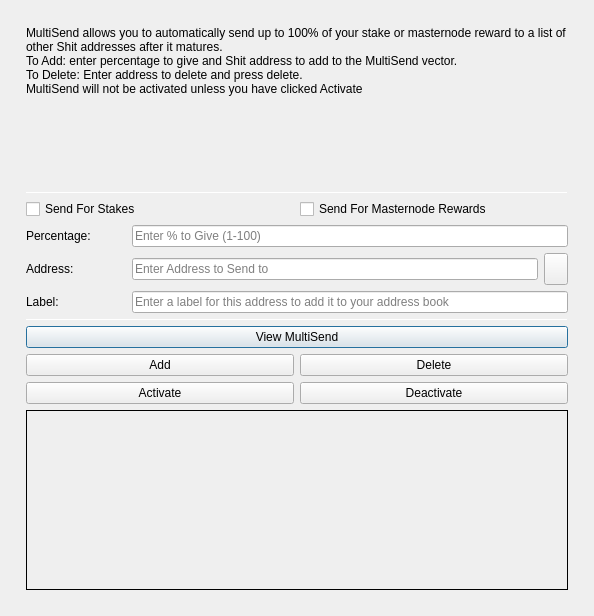
<?xml version="1.0" encoding="UTF-8"?>
<ui version="4.0">
 <class>MultiSendDialog</class>
 <widget class="QDialog" name="MultiSendDialog">
  <property name="windowModality">
   <enum>Qt::NonModal</enum>
  </property>
  <property name="geometry">
   <rect>
    <x>0</x>
    <y>0</y>
    <width>594</width>
    <height>616</height>
   </rect>
  </property>
  <property name="windowTitle">
   <string>MultiSend</string>
  </property>
  <layout class="QVBoxLayout" name="verticalLayout" stretch="0">
   <property name="leftMargin">
    <number>6</number>
   </property>
   <property name="topMargin">
    <number>6</number>
   </property>
   <property name="rightMargin">
    <number>6</number>
   </property>
   <property name="bottomMargin">
    <number>6</number>
   </property>
   <item>
    <layout class="QVBoxLayout" name="verticalLayout_Main" stretch="1,1,1,0,1,1,1">
     <property name="leftMargin">
      <number>20</number>
     </property>
     <property name="topMargin">
      <number>20</number>
     </property>
     <property name="rightMargin">
      <number>20</number>
     </property>
     <property name="bottomMargin">
      <number>20</number>
     </property>
     <item>
      <widget class="QLabel" name="label_2">
       <property name="lineWidth">
        <number>1</number>
       </property>
       <property name="text">
        <string>MultiSend allows you to automatically send up to 100% of your stake or masternode reward to a list of other Shit addresses after it matures.
To Add: enter percentage to give and Shit address to add to the MultiSend vector.
To Delete: Enter address to delete and press delete.
MultiSend will not be activated unless you have clicked Activate</string>
       </property>
       <property name="alignment">
        <set>Qt::AlignLeading|Qt::AlignLeft|Qt::AlignTop</set>
       </property>
       <property name="wordWrap">
        <bool>true</bool>
       </property>
      </widget>
     </item>
     <item>
      <widget class="Line" name="line">
       <property name="minimumSize">
        <size>
         <width>0</width>
         <height>1</height>
        </size>
       </property>
       <property name="maximumSize">
        <size>
         <width>16777215</width>
         <height>1</height>
        </size>
       </property>
       <property name="orientation">
        <enum>Qt::Horizontal</enum>
       </property>
      </widget>
     </item>
     <item>
      <layout class="QVBoxLayout" name="verticalLayout_Settings">
       <item>
        <layout class="QHBoxLayout" name="horizontalLayout">
         <item>
          <widget class="QCheckBox" name="multiSendStakeCheckBox">
           <property name="text">
            <string>Send For Stakes</string>
           </property>
          </widget>
         </item>
         <item>
          <widget class="QCheckBox" name="multiSendMasternodeCheckBox">
           <property name="text">
            <string>Send For Masternode Rewards</string>
           </property>
          </widget>
         </item>
        </layout>
       </item>
       <item>
        <layout class="QHBoxLayout" name="horizontalLayout_6">
         <item>
          <widget class="QLabel" name="label">
           <property name="minimumSize">
            <size>
             <width>100</width>
             <height>0</height>
            </size>
           </property>
           <property name="toolTip">
            <string>Percentage of stake to send</string>
           </property>
           <property name="text">
            <string>Percentage:</string>
           </property>
          </widget>
         </item>
         <item>
          <widget class="QLineEdit" name="multiSendPercentEdit">
           <property name="toolTip">
            <string>Enter whole numbers 1 - 100</string>
           </property>
           <property name="placeholderText">
            <string>Enter % to Give (1-100)</string>
           </property>
          </widget>
         </item>
        </layout>
       </item>
       <item>
        <layout class="QHBoxLayout" name="horizontalLayout_7">
         <item>
          <widget class="QLabel" name="label_5">
           <property name="minimumSize">
            <size>
             <width>100</width>
             <height>0</height>
            </size>
           </property>
           <property name="toolTip">
            <string>Address to send portion of stake to</string>
           </property>
           <property name="text">
            <string>Address:</string>
           </property>
          </widget>
         </item>
         <item>
          <widget class="QLineEdit" name="multiSendAddressEdit">
           <property name="toolTip">
            <string/>
           </property>
           <property name="placeholderText">
            <string>Enter Address to Send to</string>
           </property>
          </widget>
         </item>
         <item>
          <widget class="QToolButton" name="addressBookButton">
           <property name="maximumSize">
            <size>
             <width>16777215</width>
             <height>32</height>
            </size>
           </property>
           <property name="toolTip">
            <string>Choose an address from the address book</string>
           </property>
           <property name="text">
            <string/>
           </property>
           <property name="icon">
            <iconset>
             <normaloff>:/icons/address-book</normaloff>:/icons/address-book</iconset>
           </property>
           <property name="shortcut">
            <string>Alt+A</string>
           </property>
          </widget>
         </item>
        </layout>
       </item>
      </layout>
     </item>
     <item>
      <layout class="QHBoxLayout" name="horizontalLayout_3">
       <item>
        <widget class="QLabel" name="label_3">
         <property name="minimumSize">
          <size>
           <width>100</width>
           <height>0</height>
          </size>
         </property>
         <property name="text">
          <string>Label:</string>
         </property>
        </widget>
       </item>
       <item>
        <widget class="QLineEdit" name="labelAddressLabelEdit">
         <property name="placeholderText">
          <string>Enter a label for this address to add it to your address book</string>
         </property>
        </widget>
       </item>
      </layout>
     </item>
     <item>
      <widget class="Line" name="line_2">
       <property name="minimumSize">
        <size>
         <width>0</width>
         <height>1</height>
        </size>
       </property>
       <property name="maximumSize">
        <size>
         <width>16777215</width>
         <height>1</height>
        </size>
       </property>
       <property name="orientation">
        <enum>Qt::Horizontal</enum>
       </property>
      </widget>
     </item>
     <item>
      <layout class="QVBoxLayout" name="verticalLayout_Buttons">
       <item>
        <layout class="QHBoxLayout" name="horizontalLayout_4">
         <item>
          <widget class="QPushButton" name="viewButton">
           <property name="toolTip">
            <string/>
           </property>
           <property name="statusTip">
            <string>View MultiSend Vector</string>
           </property>
           <property name="text">
            <string>View MultiSend</string>
           </property>
          </widget>
         </item>
        </layout>
       </item>
       <item>
        <layout class="QHBoxLayout" name="horizontalLayout_2">
         <item>
          <widget class="QPushButton" name="addButton">
           <property name="toolTip">
            <string/>
           </property>
           <property name="statusTip">
            <string>Add to MultiSend Vector</string>
           </property>
           <property name="text">
            <string>Add</string>
           </property>
          </widget>
         </item>
         <item>
          <widget class="QPushButton" name="deleteButton">
           <property name="toolTip">
            <string/>
           </property>
           <property name="statusTip">
            <string>Delete Address From MultiSend Vector</string>
           </property>
           <property name="text">
            <string>Delete</string>
           </property>
          </widget>
         </item>
        </layout>
       </item>
       <item>
        <layout class="QHBoxLayout" name="horizontalLayout_5">
         <item>
          <widget class="QPushButton" name="activateButton">
           <property name="statusTip">
            <string>Activate MultiSend</string>
           </property>
           <property name="text">
            <string>Activate</string>
           </property>
          </widget>
         </item>
         <item>
          <widget class="QPushButton" name="disableButton">
           <property name="statusTip">
            <string>Deactivate MultiSend</string>
           </property>
           <property name="text">
            <string>Deactivate</string>
           </property>
          </widget>
         </item>
        </layout>
       </item>
      </layout>
     </item>
     <item>
      <widget class="QLabel" name="message">
       <property name="minimumSize">
        <size>
         <width>0</width>
         <height>180</height>
        </size>
       </property>
       <property name="frameShape">
        <enum>QFrame::Panel</enum>
       </property>
       <property name="frameShadow">
        <enum>QFrame::Plain</enum>
       </property>
       <property name="lineWidth">
        <number>1</number>
       </property>
       <property name="midLineWidth">
        <number>1</number>
       </property>
       <property name="text">
        <string/>
       </property>
       <property name="alignment">
        <set>Qt::AlignLeading|Qt::AlignLeft|Qt::AlignTop</set>
       </property>
       <property name="wordWrap">
        <bool>true</bool>
       </property>
      </widget>
     </item>
    </layout>
   </item>
  </layout>
 </widget>
 <resources>
  <include location="../shit.qrc"/>
 </resources>
 <connections/>
</ui>
